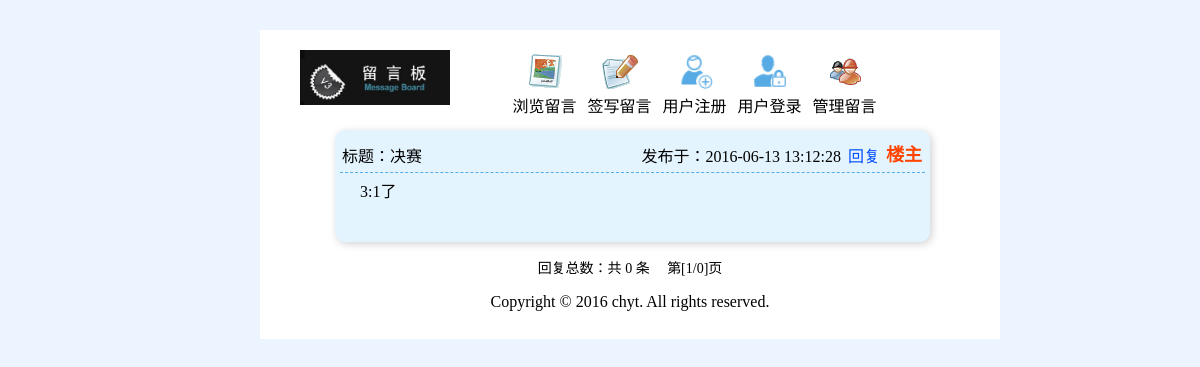
The app's page /show.php?cid=23 with its own data.
### tables this page shows
CREATE TABLE IF NOT EXISTS `message` (
  `id` int(10) unsigned NOT NULL AUTO_INCREMENT COMMENT '自增id',
  `mid` int(11) NOT NULL COMMENT '留言用户的id',
  `title` varchar(15) NOT NULL COMMENT '留言标题',
  `content` varchar(255) NOT NULL COMMENT '留言内容',
  `content_time` datetime NOT NULL COMMENT '留言时间',
  `state` int(11) NOT NULL DEFAULT '0' COMMENT '留言信息的状态',
  `top_state` int(11) NOT NULL DEFAULT '0' COMMENT '置顶状态',
  PRIMARY KEY (`id`)
);

### inc/mysql.func.php (called while the page is built, shortened)
<?php
    function execute($link, $sql){
        $result = mysqli_query($link, $sql);
        return $result;
    }
    function fetch_array($result){
        return mysqli_fetch_assoc($result);
    }
?>

### inc/global.inc.php (called while the page is built, shortened)
<?php
    function login_state($link){
        if (isset($_COOKIE['mb']['user']) && isset($_COOKIE['mb']['psw'])){
            $sql = "select * from member where name='{$_COOKIE['mb']['user']}' and psw='{$_COOKIE['mb']['psw']}'";
            $result = execute($link, $sql);
            if (mysqli_num_rows($result)) {
                $data = fetch_array($result);
                return $data['id'];
            }else{
                return false;
            }
        }else {
            return false;
        }
    }
?>

### show.php (the view, shortened to what this page needs)
<?php
    $link = connect();
    $member_id = login_state($link);
    $sql_sel_cont = "select * from message where id={$_GET['cid']}";
    $result_sel_cont = execute($link, $sql_sel_cont);
    $data_sel_cont = fetch_array($result_sel_cont);
	$sql_count = "select * from reply where content_id={$_GET['cid']}";
	$result_count = execute($link, $sql_count);
	$counts = mysqli_num_rows($result_count);
	$page_size = 2;
	$pageCount = ceil($counts/$page_size);
    $page = page($counts, $page_size);
?>
<!doctype html>
<html lang="en">
<head>
	<link rel="stylesheet" type="text/css" href="style/common.css">
	<link rel="stylesheet" type="text/css" href="style/show.css">
</head>
<body>
	<div id="main">
		<?php include "inc/header.inc.php";?>
		<div class="main-wrapper">
			<div class="show-content">
				<div class="show-top">
					<p class="show-content-top">
						<span class="show-content-title">标题：<?php echo $data_sel_cont['title']?></span>
						<span class="show-content-time on">发布于：<?php echo $data_sel_cont['content_time']?></span>
						<span class="reply-btn"><a href="reply.php?cid=<?php echo $_GET['cid']?>&mid=<?php echo $member_id?>">回复</a></span>
						<i class="landlord">楼主</i>
					</p>
					<p class="content-area"><?php echo $data_sel_cont['content']?></p>
				</div>
			</div>
		</div>
		<div id="pages" class="page-show" align="center">
			回复总数：共 <?php echo $counts?> 条 <?php echo $page['html']?>　第[<?php echo $_GET['page']?>/<?php echo $pageCount?>]页
		</div>
		<?php include "inc/footer.inc.php";?>
	</div>
</body>
</html>

### style/common.css (style rules this page uses)
* { margin: 0; padding: 0; }
html,body { width: 100%; height: 100%; font-family: 'microsoft yahei'; margin: 15px; background: #ECF5FF; }
a { text-decoration: none; }
#main { width: 700px; background-color: #fff; padding: 20px 20px 20px 20px; margin: 0 auto; }
#pages { font-size: 14px; }
.page-show { margin-top: 15px; }

### style/show.css (style rules this page uses)
.main-wrapper { width: 100%; height: 100%; }
.main-wrapper .show-content { width: 85%; height: 100%; margin: 0 auto; padding: 10px 0 0 5px; }
.main-wrapper .show-content .show-content-top { padding: 3px 2px; padding-bottom: 5px; border-bottom: 1px dashed #56ABE4; position: relative; }
.main-wrapper .show-content .show-content-top .show-content-time { float: right; }
.main-wrapper .show-content .show-content-top .on { padding-right: 82px; }
.main-wrapper .show-content .show-content-top .landlord { font-style: normal; font-size: 18px; padding: 3px; color: #f40; position: absolute; font-weight: bold; right: 0px; top: -3px; }
.content-area { text-indent: 20px; padding-bottom: 30px; padding-top: 5px; }
.main-wrapper .show-content .show-top { padding: 10px 5px; background-color: #E4F4FE; margin-bottom: 10px; box-shadow: 2px 2px 8px #d2d2d2; border-radius: 10px; }
.reply-btn { position: absolute; right: 45px; }
.reply-btn a { color: #004CFE; }

### records on screen
message: title "决赛", content_time "2016-06-13 13:12:28", content "3:1了"

### other values on screen
$counts "0"
$_GET['page'] "1"
$pageCount "0"
